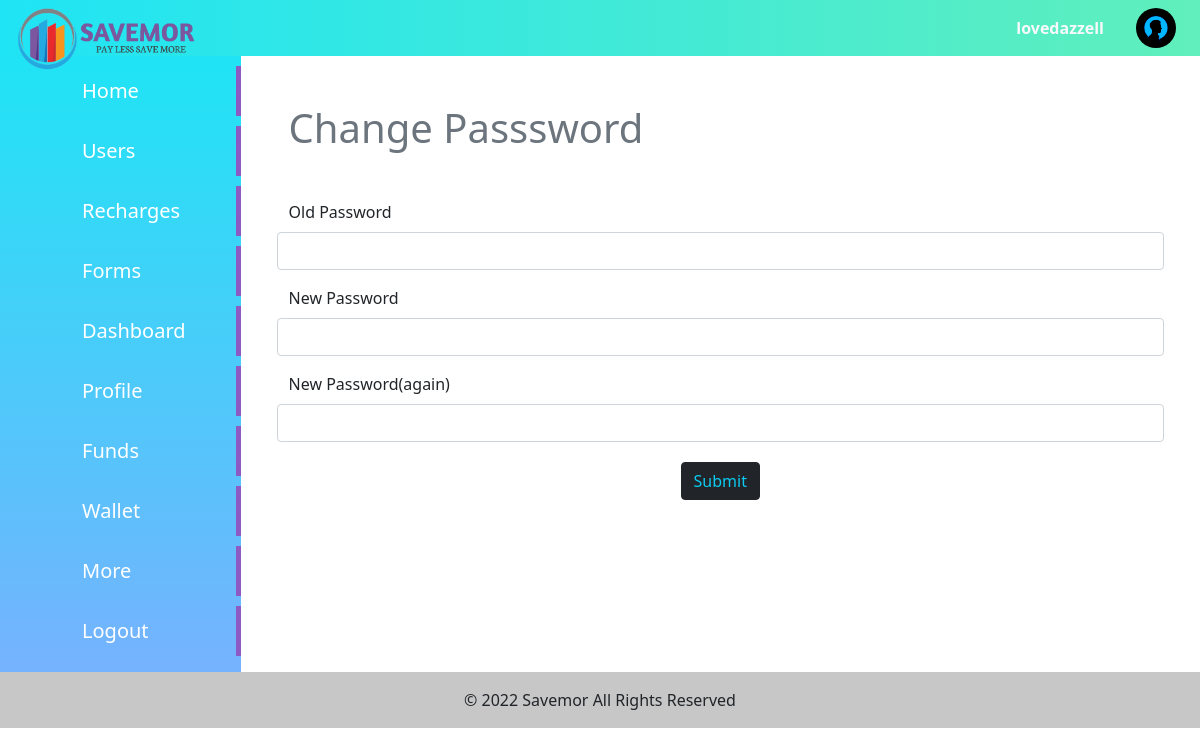
Page /changepwd/ (signed in) on the committed database.
### authentication/models.py (models this page shows)
class User(AbstractUser):
    username = models.CharField(max_length=50,blank = True, null = True)
    mobile = models.IntegerField(null=True,blank=True)
    status = models.CharField(max_length=100,default='I love Investments')
    profile_pic = models.ImageField(default='profile/profile.png',upload_to = 'profile')
    email = models.EmailField(unique=True)
    wallet = models.FloatField(default=0)
    kyc_status = models.BooleanField(default=False)
    kyc_pending = models.BooleanField(default=False)
    terms = models.BooleanField(default=False)
    distibutor_status = models.BooleanField(default=False)
    pin = models.IntegerField(null=True, blank= True)
    certificate_status = models.CharField(max_length=80,default='Regular')
    withdraw_amount = models.IntegerField(null=True)
    withdraw_status = models.BooleanField(default=False)
    Premium_user = models.BooleanField(default=False)
    premium_Created = models.DateField(null = True)
    refer_by = models.CharField(null=True,blank=True,max_length=70)
    USERNAME_FIELD = 'email'
    objects = UserManager()
    REQUIRED_FIELDS = []

### authentication/views.py (the view)
# urls.py: path('changepwd/',views.userpwdchange,name='userpwdchange'),
def userpwdchange(request):
    if  request.user.is_authenticated:
        if request.method == 'POST':
            form = Passwordform(user = request.user , data = request.POST)
            if form.is_valid():
                form.save()
                update_session_auth_hash(request, request.user)
                return HttpResponseRedirect('/')
        else:
            form = Passwordform(user=request.user)
        context = {'form':form}
        return render(request,'auth/password.html',context)
    else:
        return HttpResponseRedirect('/login/')

### authentication/forms.py
class Passwordform(PasswordChangeForm):
    old_password = forms.CharField(label='Old Password',label_suffix="",widget=forms.PasswordInput(attrs={'class':'form-control'}))
    new_password1 = forms.CharField(label='New Password',label_suffix="",widget=forms.PasswordInput(attrs={'class':'form-control'}))
    new_password2 = forms.CharField(label='New Password(again)',label_suffix="",widget=forms.PasswordInput(attrs={'class':'form-control'}))

### authentication/templates/auth/password.html (shortened to what this page needs)
{% extends "cust/base.html" %}
{% block content %}
<h1 class="m-5 text-muted"> Change Passsword</h1>
<div class="m-5">
  <form action="" method="POST" enctype="multipart/form-data">
  {% for field in  form %} {%csrf_token %}
  <div class="mb-3 row">
    <div class="form-label"> {{field.label_tag}}</div>
     {{field}}
    </div>
    {% endfor %}
<div class="d-flex justify-content-center">
  <input type="submit" class=" my-1 text-info btn  btn-dark "  value="Submit">
  </div>
  </form>
</div>
{% endblock content %}

### cust/templates/cust/base.html (shortened to what this page needs)
<!DOCTYPE html>
{% load static %}
<html lang="en">
  <head>
  {% block css %}
  <link rel="stylesheet" href="{% static 'cust/css/bootstrap.css' %}" />
  <link rel="stylesheet" href="{% static 'cust/css/style.css' %}" />
  {% endblock css %}
  </head>
  <body>
    <header>
      <nav class="top bg-theme">
        <ul class="nav p-2">
          <li class="nav-item  h-100">
            <h4 class="my-auto" >
              <img src="{% static 'cust/images/savemor_logo1.png' %}" class="mx-2 logo-full"  style="width: 180px; position:absolute; " alt="">
            </h4>
          </li>
        </ul>
        <ul class="nav p-2">
          <li class="d-flex align-items-center ">
            <a class="nav-link  text-light  " href="{% url 'editprofile' %}"><b class="text-light" >{{request.user.username}}</b></a>
          </li>
          <li class="d-flex align-items-center ">
            <a href="{% url 'editprofile' %}"><img src="{{request.user.profile_pic.url}}" style="width: 40px;height: 40px; border-radius: 50%;" class="mx-3" alt="" >
            </a>
          </li>
        </ul>
      </nav>
    </header>
    <div class="content">
      <div class="content1 bg-panel">
        <div class="leftbar">
          <ul>
            {% if request.user.is_superuser == True %}
            <li class="">
             <a href="{% url  'admindisplay'%}">Home</a>
           </li>
           <li class="">
             <a href="{% url  'allusers'%}">Users</a>
           </li>
           <li class="">
            <a href="{% url 'recharge_admin'   %}">Recharges</a>
          </li>
           <li class="">
             <a href="{% url  'allforms'%}">Forms</a>
           </li>
            {% endif %}
             <li class="">
               <a href="{% url  'profile'%}">Dashboard</a>
             </li>
             <li><a href="{% url  'editprofile'%}">Profile</a></li>
             <li><a href="{% url  'userfdform'%}">Funds</a></li>
             <li><a href="{% url  'wallet'%}">Wallet</a></li>
             <li><a href="{% url  'setting'%}">More</a></li>
             <li><a href="{% url 'userlogout' %}">Logout</a></li>
        </ul>
        </div>
      </div>
      <div class="content2">
{% block content %}
{% endblock content %}
</div>
</div>
<footer style="background-color: rgb(248, 248, 248);" class=" text-center   text-lg-start">
  <div class="text-center p-3" style="background-color: rgba(0, 0, 0, 0.2);">
    © 2022 Savemor
    <a class="text-dark text-decoration-none " href=""> All Rights Reserved </a>
  </div>
</footer>
  </body>
</html>

### cust/static/cust/css/style.css (style rules this page uses)
* { margin: 0; padding:0; }
.top { display:flex; justify-content :space-between; }
.bg-theme { background:linear-gradient(to right,#1fe4f5,#60efbc) ; }
.bg-panel { background:linear-gradient(to bottom,#1fe4f5,#76b2fe) ; }
.leftbar { height: auto; display: flex; justify-content: center; }
.leftbar ul li { list-style-type: none; border-right: 5px solid #8d59c2; margin-top: 10px; padding: 10px 50px; transition: 0.5s; }
.leftbar ul li a { text-decoration: none; font-size: 20px; font-weight: 500; color:rgb(255, 255, 255); }
.content { display: grid; grid-template-columns: 0.2fr 1fr; }
.logo-full { display: block; }

### rows in the picture
User: user.username "lovedazzell", user.profile_pic (picture)

### other values in the picture
{{ field.label_tag }} "Old Password" "New Password" "New Password(again)"
